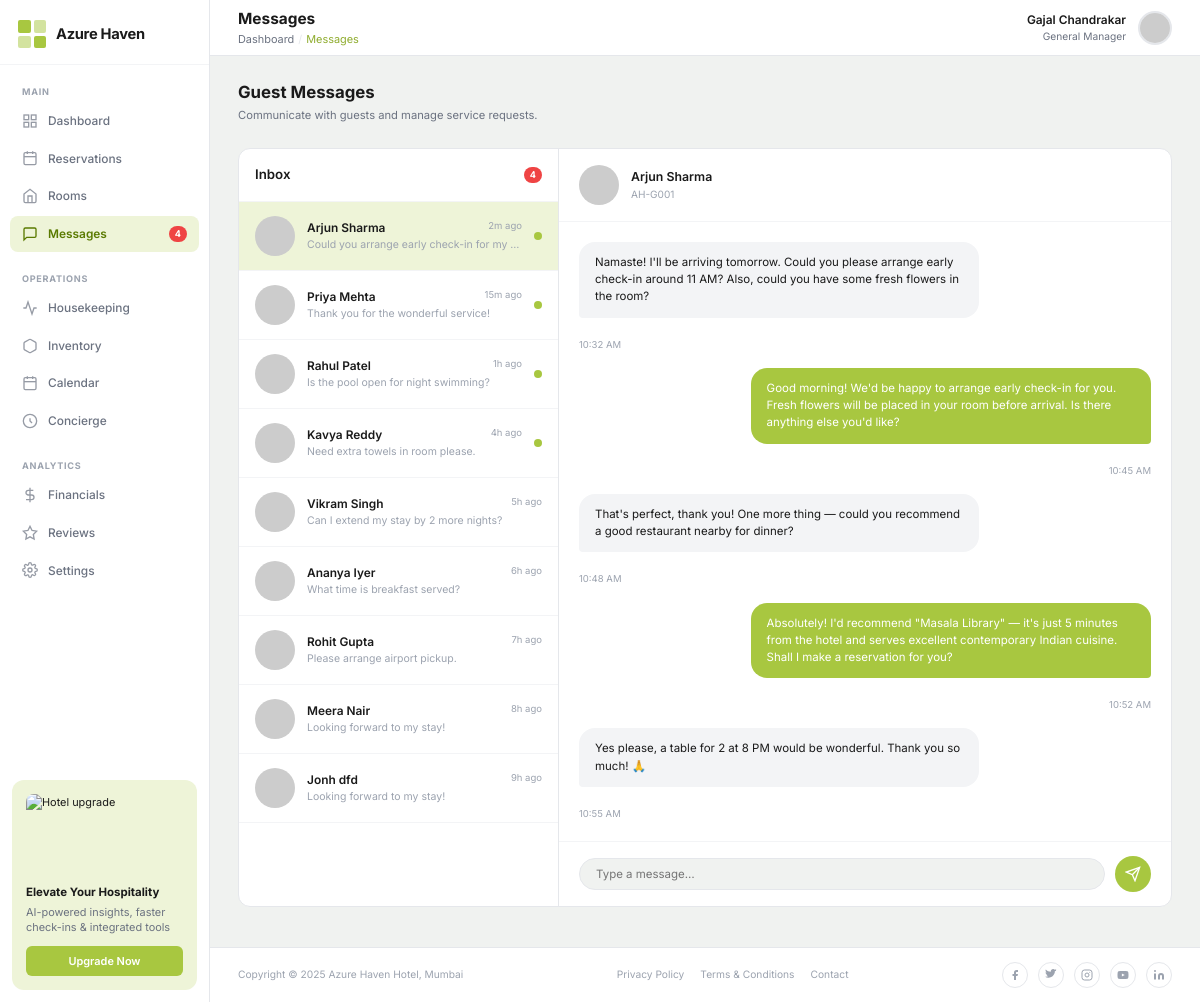
Screenshot of /messages/ with the database file from the repository.
### hotel/models.py (models this page shows, shortened)
class Guest(models.Model):
    GENDER_CHOICES = [('Male', 'Male'), ('Female', 'Female'), ('Other', 'Other')]
    LOYALTY_TIERS = [
        ('None', 'None'),
        ('Silver', 'Silver'),
        ('Gold', 'Gold'),
        ('Platinum', 'Platinum'),
        ('Elite', 'Elite'),
    ]
    guest_id = models.CharField(max_length=20, unique=True)
    first_name = models.CharField(max_length=100)
    last_name = models.CharField(max_length=100)
    email = models.EmailField(unique=True)
    phone = models.CharField(max_length=20)
    date_of_birth = models.DateField(null=True, blank=True)
    gender = models.CharField(max_length=10, choices=GENDER_CHOICES, blank=True)
    nationality = models.CharField(max_length=50, blank=True)
    passport_number = models.CharField(max_length=20, blank=True)
    loyalty_status = models.CharField(max_length=20, choices=LOYALTY_TIERS, default='None')
    loyalty_tier = models.CharField(max_length=20, blank=True)
    points_balance = models.PositiveIntegerField(default=0)
    avatar = models.ImageField(upload_to='avatars/', blank=True, null=True)
    created_at = models.DateTimeField(auto_now_add=True)
    @property
    def full_name(self):
        return f"{self.first_name} {self.last_name}"

### hotel/views.py (the view)
# urls.py: path('messages/', views.messages_view, name='messages'),
def messages_view(request):
    guests = Guest.objects.all()
    bookings = Booking.objects.select_related('guest', 'room').order_by('-created_at')
    return render(request, 'hotel/messages.html', {'guests': guests, 'bookings': bookings})

### hotel/templates/hotel/messages.html (shortened to what this page needs)
{% extends "hotel/base.html" %}
{% block topnav %}
<header class="topnav">
  <div class="topnav-title-wrap">
    <h1 class="topnav-title">Messages</h1>
    <div class="topnav-breadcrumb">
      <a href="{% url 'dashboard' %}">Dashboard</a>
      <span class="topnav-breadcrumb-sep">/</span>
      <span style="color:var(--accent-hover);">Messages</span>
    </div>
  </div>
  <div class="topnav-user">
    <div class="topnav-user-info">
      <div class="topnav-user-name">Gajal Chandrakar</div>
      <div class="topnav-user-role">General Manager</div>
    </div>
    <img class="topnav-avatar" src="https://ui-avatars.com/api/?name=Gajal+Chandrakar&background=a8c740&color=fff" alt="Admin" />
  </div>
</header>
{% endblock %}
{% block content %}
<div class="page-header">
  <div>
    <h2 class="page-heading">Guest Messages</h2>
    <p class="page-subheading">Communicate with guests and manage service requests.</p>
  </div>
</div>
<div class="messages-layout">
  <div class="messages-sidebar">
    <div class="messages-sidebar-header">
      <div style="display:flex;align-items:center;justify-content:space-between;">
        Inbox
        <span class="nav-badge">4</span>
      </div>
    </div>
    {% for guest in guests %}
    <div class="message-thread {% if forloop.first %}active{% endif %}" onclick="selectThread(this, '{{ guest.full_name }}', '{{ guest.guest_id }}')">
      <img class="message-thread-avatar" src="https://ui-avatars.com/api/?name={{ guest.first_name }}+{{ guest.last_name }}&background=c8d89a&color=5a7a00&size=40" alt="{{ guest.full_name }}" />
      <div class="message-thread-info">
        <div class="message-thread-name">
          {{ guest.full_name }}
          <span class="message-thread-time">
            {% if forloop.counter == 1 %}2m ago{% elif forloop.counter == 2 %}15m ago{% elif forloop.counter == 3 %}1h ago{% else %}{{ forloop.counter }}h ago{% endif %}
          </span>
        </div>
        <div class="message-thread-preview">
          {% if forloop.counter == 1 %}Could you arrange early check-in for my arrival?
          {% elif forloop.counter == 2 %}Thank you for the wonderful service!
          {% elif forloop.counter == 3 %}Is the pool open for night swimming?
          {% elif forloop.counter == 4 %}Need extra towels in room please.
          {% elif forloop.counter == 5 %}Can I extend my stay by 2 more nights?
          {% elif forloop.counter == 6 %}What time is breakfast served?
          {% elif forloop.counter == 7 %}Please arrange airport pickup.
          {% else %}Looking forward to my stay!
          {% endif %}
        </div>
      </div>
      {% if forloop.counter <= 4 %}
      <div class="message-thread-unread"></div>
      {% endif %}
    </div>
    {% endfor %}
  </div>
  <div class="messages-content" id="messages-content">
    <div class="messages-content-header" id="chat-header">
      {% if guests %}
      <img class="message-thread-avatar" src="https://ui-avatars.com/api/?name={{ guests.0.first_name }}+{{ guests.0.last_name }}&background=c8d89a&color=5a7a00&size=40" alt="" />
      <div>
        <div style="font-weight:600;font-size:.88rem;" id="chat-name">{{ guests.0.full_name }}</div>
        <div style="font-size:.72rem;color:var(--text-muted);" id="chat-id">{{ guests.0.guest_id }}</div>
      </div>
      {% endif %}
    </div>
    <div class="messages-content-body">
      <div class="message-bubble received">
        Namaste! I'll be arriving tomorrow. Could you please arrange early check-in around 11 AM? Also, could you have some fresh flowers in the room?
      </div>
      <div class="message-time">10:32 AM</div>
      <div class="message-bubble sent">
        Good morning! We'd be happy to arrange early check-in for you. Fresh flowers will be placed in your room before arrival. Is there anything else you'd like?
      </div>
      <div class="message-time sent-time">10:45 AM</div>
      <div class="message-bubble received">
        That's perfect, thank you! One more thing — could you recommend a good restaurant nearby for dinner?
      </div>
      <div class="message-time">10:48 AM</div>
      <div class="message-bubble sent">
        Absolutely! I'd recommend "Masala Library" — it's just 5 minutes from the hotel and serves excellent contemporary Indian cuisine. Shall I make a reservation for you?
      </div>
      <div class="message-time sent-time">10:52 AM</div>
      <div class="message-bubble received">
        Yes please, a table for 2 at 8 PM would be wonderful. Thank you so much! 🙏
      </div>
      <div class="message-time">10:55 AM</div>
    </div>
    <div class="messages-input-bar">
      <input type="text" placeholder="Type a message…" />
      <button class="messages-send-btn" title="Send">
        <svg width="16" height="16" viewBox="0 0 24 24" fill="none" stroke="currentColor" stroke-width="2"><line x1="22" y1="2" x2="11" y2="13"/><polygon points="22 2 15 22 11 13 2 9 22 2"/></svg>
      </button>
    </div>
  </div>
</div>
{% endblock %}

### hotel/templates/hotel/base.html (shortened to what this page needs)
<!DOCTYPE html>
<html lang="en">
<head>
  {% load static %}
  <link rel="stylesheet" href="{% static 'css/main.css' %}" />
</head>
<body>
<div class="layout">
  <aside class="sidebar">
    <div class="sidebar-logo">
      <div class="logo-icon">
        <span></span><span></span><span></span><span></span>
      </div>
      <span class="logo-text">Azure Haven</span>
    </div>
    <nav class="sidebar-nav">
      <div class="nav-group-label">Main</div>
      <a href="{% url 'dashboard' %}" class="nav-item {% if request.resolver_match.url_name == 'dashboard' %}active{% endif %}" id="nav-dashboard">
        <svg viewBox="0 0 24 24" fill="none" stroke="currentColor" stroke-width="2"><rect x="3" y="3" width="7" height="7"/><rect x="14" y="3" width="7" height="7"/><rect x="3" y="14" width="7" height="7"/><rect x="14" y="14" width="7" height="7"/></svg>
        Dashboard
      </a>
      <a href="{% url 'reservations' %}" class="nav-item {% if request.resolver_match.url_name == 'reservations' %}active{% endif %}" id="nav-reservations">
        <svg viewBox="0 0 24 24" fill="none" stroke="currentColor" stroke-width="2"><rect x="3" y="4" width="18" height="18" rx="2"/><line x1="16" y1="2" x2="16" y2="6"/><line x1="8" y1="2" x2="8" y2="6"/><line x1="3" y1="10" x2="21" y2="10"/></svg>
        Reservations
      </a>
      <a href="{% url 'rooms_list' %}" class="nav-item {% if request.resolver_match.url_name == 'rooms_list' or request.resolver_match.url_name == 'room_detail' %}active{% endif %}" id="nav-rooms">
        <svg viewBox="0 0 24 24" fill="none" stroke="currentColor" stroke-width="2"><path d="M3 9l9-7 9 7v11a2 2 0 0 1-2 2H5a2 2 0 0 1-2-2z"/><polyline points="9 22 9 12 15 12 15 22"/></svg>
        Rooms
      </a>
      <a href="{% url 'messages' %}" class="nav-item {% if request.resolver_match.url_name == 'messages' %}active{% endif %}" id="nav-messages">
        <svg viewBox="0 0 24 24" fill="none" stroke="currentColor" stroke-width="2"><path d="M21 15a2 2 0 0 1-2 2H7l-4 4V5a2 2 0 0 1 2-2h14a2 2 0 0 1 2 2z"/></svg>
        Messages
        <span class="nav-badge">4</span>
      </a>
      <div class="nav-group-label" style="margin-top:8px;">Operations</div>
      <a href="{% url 'housekeeping' %}" class="nav-item {% if request.resolver_match.url_name == 'housekeeping' %}active{% endif %}" id="nav-housekeeping">
        <svg viewBox="0 0 24 24" fill="none" stroke="currentColor" stroke-width="2"><polyline points="22 12 18 12 15 21 9 3 6 12 2 12"/></svg>
        Housekeeping
      </a>
      <a href="{% url 'inventory' %}" class="nav-item {% if request.resolver_match.url_name == 'inventory' %}active{% endif %}" id="nav-inventory">
        <svg viewBox="0 0 24 24" fill="none" stroke="currentColor" stroke-width="2"><path d="M21 16V8a2 2 0 0 0-1-1.73l-7-4a2 2 0 0 0-2 0l-7 4A2 2 0 0 0 3 8v8a2 2 0 0 0 1 1.73l7 4a2 2 0 0 0 2 0l7-4A2 2 0 0 0 21 16z"/></svg>
        Inventory
      </a>
      <a href="{% url 'calendar' %}" class="nav-item {% if request.resolver_match.url_name == 'calendar' %}active{% endif %}" id="nav-calendar">
        <svg viewBox="0 0 24 24" fill="none" stroke="currentColor" stroke-width="2"><rect x="3" y="4" width="18" height="18" rx="2"/><line x1="16" y1="2" x2="16" y2="6"/><line x1="8" y1="2" x2="8" y2="6"/><line x1="3" y1="10" x2="21" y2="10"/></svg>
        Calendar
      </a>
      <a href="{% url 'concierge' %}" class="nav-item {% if request.resolver_match.url_name == 'concierge' %}active{% endif %}" id="nav-concierge">
        <svg viewBox="0 0 24 24" fill="none" stroke="currentColor" stroke-width="2"><circle cx="12" cy="12" r="10"/><path d="M12 8v4l3 3"/></svg>
        Concierge
      </a>
      <div class="nav-group-label" style="margin-top:8px;">Analytics</div>
      <a href="{% url 'financials' %}" class="nav-item {% if request.resolver_match.url_name == 'financials' %}active{% endif %}" id="nav-financials">
        <svg viewBox="0 0 24 24" fill="none" stroke="currentColor" stroke-width="2"><line x1="12" y1="1" x2="12" y2="23"/><path d="M17 5H9.5a3.5 3.5 0 0 0 0 7h5a3.5 3.5 0 0 1 0 7H6"/></svg>
        Financials
      </a>
      <a href="{% url 'reviews' %}" class="nav-item {% if request.resolver_match.url_name == 'reviews' %}active{% endif %}" id="nav-reviews">
        <svg viewBox="0 0 24 24" fill="none" stroke="currentColor" stroke-width="2"><polygon points="12 2 15.09 8.26 22 9.27 17 14.14 18.18 21.02 12 17.77 5.82 21.02 7 14.14 2 9.27 8.91 8.26 12 2"/></svg>
        Reviews
      </a>
      <a href="{% url 'settings' %}" class="nav-item {% if request.resolver_match.url_name == 'settings' %}active{% endif %}" id="nav-settings">
        Settings
      </a>
    </nav>
    <div class="sidebar-promo">
      <img src="https://images.unsplash.com/photo-1566073771259-6a8506099945?w=400&q=80" alt="Hotel upgrade" />
      <div class="sidebar-promo-title">Elevate Your Hospitality</div>
      <div class="sidebar-promo-desc">AI-powered insights, faster check-ins & integrated tools</div>
      <a href="#" class="sidebar-promo-btn">Upgrade Now</a>
    </div>
  </aside>
  <div class="main">
    {% block topnav %}{% endblock %}
    <div class="page-content">
      {% block content %}{% endblock %}
    </div>
    <footer class="page-footer">
      <span>Copyright © 2025 Azure Haven Hotel, Mumbai</span>
      <div class="footer-links">
        <a href="#">Privacy Policy</a>
        <a href="#">Terms & Conditions</a>
        <a href="#">Contact</a>
      </div>
      <div class="footer-socials">
        <a href="#" title="Facebook">
          <svg viewBox="0 0 24 24" fill="currentColor"><path d="M18 2h-3a5 5 0 0 0-5 5v3H7v4h3v8h4v-8h3l1-4h-4V7a1 1 0 0 1 1-1h3z"/></svg>
        </a>
        <a href="#" title="Twitter / X">
        </a>
        <a href="#" title="Instagram">
          <svg viewBox="0 0 24 24" fill="none" stroke="currentColor" stroke-width="2"><rect x="2" y="2" width="20" height="20" rx="5"/><circle cx="12" cy="12" r="4"/><circle cx="17.5" cy="6.5" r="1" fill="currentColor" stroke="none"/></svg>
        </a>
        <a href="#" title="YouTube">
        </a>
        <a href="#" title="LinkedIn">
          <svg viewBox="0 0 24 24" fill="currentColor"><path d="M16 8a6 6 0 0 1 6 6v7h-4v-7a2 2 0 0 0-2-2 2 2 0 0 0-2 2v7h-4v-7a6 6 0 0 1 6-6z"/><rect x="2" y="9" width="4" height="12"/><circle cx="4" cy="4" r="2"/></svg>
        </a>
      </div>
    </footer>
  </div>
</div>
</body>
</html>

### rows the page displays
Guest: full_name "Arjun Sharma", shows "2m ago", shows "Could you arrange early check-in for my…", first_name+last_name "Arjun Sharma", guest "AH-G001"
Guest: full_name "Priya Mehta", shows "15m ago", shows "Thank you for the wonderful service!"
Guest: full_name "Rahul Patel", shows "1h ago", shows "Is the pool open for night swimming?"
Guest: full_name "Kavya Reddy", shows "Need extra towels in room please."
Guest: full_name "Vikram Singh", shows "Can I extend my stay by 2 more nights?"
Guest: full_name "Ananya Iyer", shows "What time is breakfast served?"
Guest: full_name "Rohit Gupta", shows "Please arrange airport pickup."
Guest: full_name "Meera Nair", shows "Looking forward to my stay!"
Guest: full_name "Jonh dfd", shows "Looking forward to my stay!"
